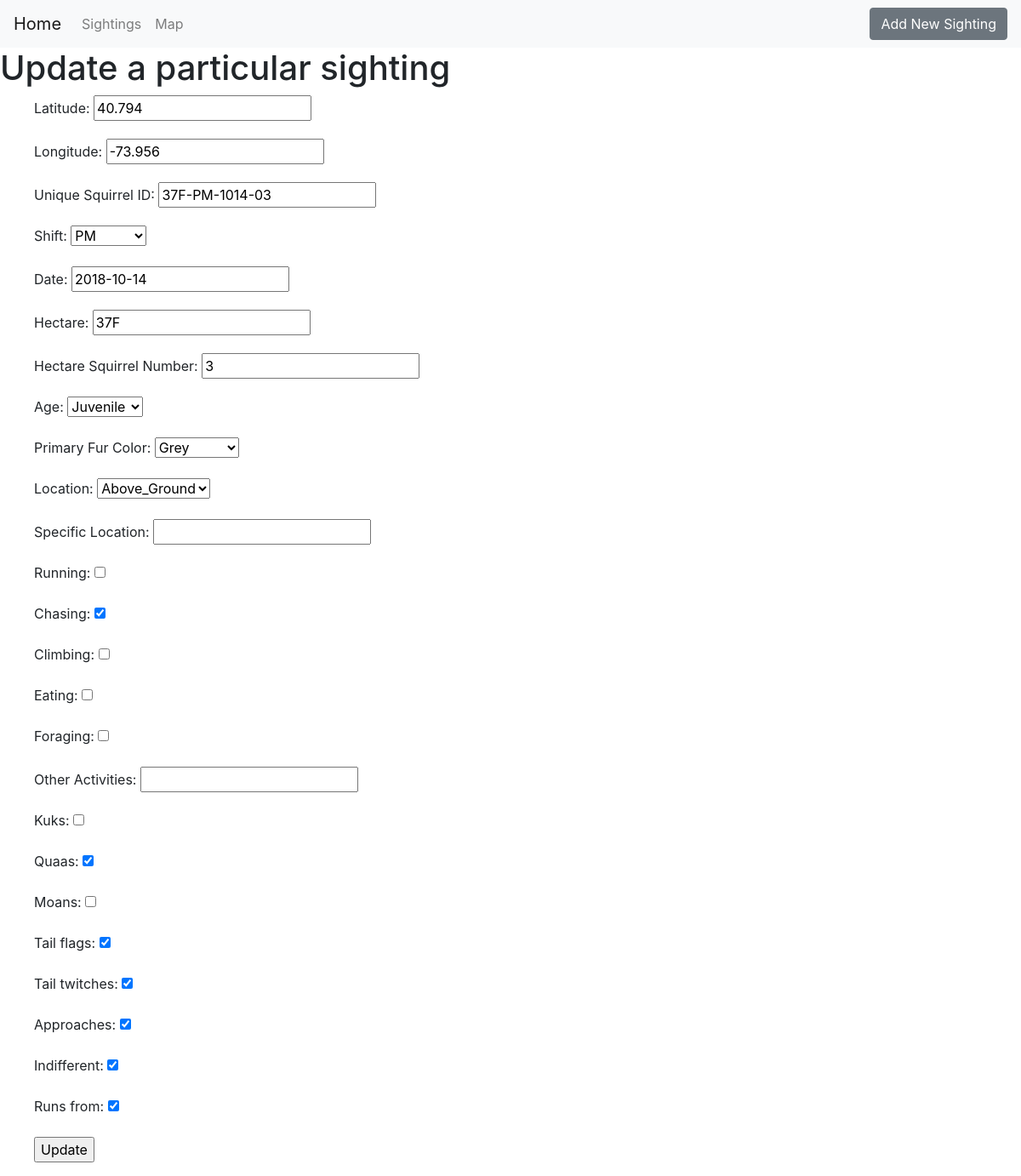
Page /sightings/37F-PM-1014-03/ on the committed database.
### sightings/models.py (models this page shows)
class new_sighting (models.Model):
    Latitude = models.DecimalField(max_digits=5, decimal_places=3)
    Longitude = models.DecimalField(max_digits=5, decimal_places=3)
    Unique_Squirrel_ID = models.CharField(max_length=50,unique=True)
    Hectare=models.CharField(max_length=3,blank=True,null=True)
    PM='PM'
    AM='AM'
    shift_choices=[(PM,'PM'),(AM,'AM')]
    Shift=models.CharField(max_length=2,choices=shift_choices)
    Date= models.DateField()
    Hectare_Squirrel_Number=models.IntegerField(blank=True,null=True)
    adult='Adult'
    juvenile='Juvenile'
    age_choices=[(adult,'Adult'),(juvenile,'Juvenile')]
    Age=models.CharField(max_length=20,choices=age_choices,blank=True,null=True)
    grey='Grey'
    cinnamon='Cinnamon'
    black='Black'
    color_choices=[(grey,'Grey'), (cinnamon,'Cinnamon'), (black,'Black')]
    Primary_Fur_Color=models.CharField(max_length=20,choices=color_choices,blank=True,null=True)
    Ground_Plane='Ground Plane'
    Above_Ground='Above_Ground'
    location_choices=[(Ground_Plane,'Ground Plane'),(Above_Ground,'Above_Ground')]
    Location=models.CharField(max_length=20,choices=location_choices,blank=True,null=True)
    Specific_Location= models.CharField(max_length=50,blank=True,null=True)
    Running = models.BooleanField()
    Chasing=models.BooleanField()
    Climbing=models.BooleanField()
    Eating=models.BooleanField()
    Foraging=models.BooleanField()
    Other_Activities=models.CharField(max_length=50,blank=True,null=True)
    Kuks=models.BooleanField()
    Quaas=models.BooleanField()
    Moans=models.BooleanField()
    Tail_flags=models.BooleanField()
    Tail_twitches=models.BooleanField()
    Approaches=models.BooleanField()
    Indifferent=models.BooleanField()
    Runs_from=models.BooleanField()

### sightings/views.py (the view)
# urls.py: path('sightings/<Unique_Squirrel_ID>/',update_view, name='sightings_update'),
def update_view(request, Unique_Squirrel_ID):
    instance = new_sighting.objects.get(Unique_Squirrel_ID=Unique_Squirrel_ID)
    form = new_sighting_form(request.POST or None, instance=instance)
    if form.is_valid():
          form.save()
          return redirect(f'/sightings/')
    context = {
            "instance" : instance,
            "form" : form,
    }
    return render(request, 'update.html',context)

### sightings/forms.py
class new_sighting_form(forms.ModelForm):
    Date= forms.DateField(widget=forms.DateInput(attrs={"placeholder": datetime.datetime.now().strftime("%x")}))
    class Meta:
        model = new_sighting
        fields =[
            'Latitude',
            'Longitude',
            'Unique_Squirrel_ID',
            'Shift',
            'Date',
            'Hectare',
            'Hectare_Squirrel_Number',
            'Age',
            'Primary_Fur_Color',
            'Location',
            'Specific_Location',
            'Running',
            'Chasing',
            'Climbing',
            'Eating',
            'Foraging',
            'Other_Activities',
            'Kuks',
            'Quaas',
            'Moans',
            'Tail_flags',
            'Tail_twitches',
            'Approaches',
            'Indifferent',
            'Runs_from'
        ]

### templates/update.html
{% extends "base.html" %}
{% block content %}
<h1> Update a particular sighting </h1>
<form method="POST"> {% csrf_token %}
    <ul>
    {{form.as_p}}
    <input type='submit' value='Update'/>
</ul>
</form>
{% endblock content %}

### templates/base.html (shortened to what this page needs)
<!doctype html>
<html lang="en">
  <head>
    <link rel="stylesheet" href="https://stackpath.bootstrapcdn.com/bootstrap/4.4.1/css/bootstrap.min.css">
  </head>
  <body>
    <nav class="navbar navbar-expand-lg navbar-light bg-light">
        <a class="navbar-brand" href="/">Home</a>
        <div class="collapse navbar-collapse" id="navbarSupportedContent">
          <ul class="navbar-nav mr-auto">
            <li class="nav-item">
                  <a class="nav-link" href="/sightings/">Sightings</a>
            </li>
            <li class="nav-item">
              <a class="nav-link" href="/map/">Map</a>
            </li>
          </ul>
          <form class="nav-item">
            <a class="btn btn-secondary" href="/sightings/add" role="button">Add New Sighting</a>
          </form>
        </div>
      </nav>
    {% block content %}{% endblock %}
</body>
</html>

### rows in the picture
new_sighting: Latitude "40.794", Longitude "-73.956", Unique_Squirrel_ID "37F-PM-1014-03", Shift "PM", Date "2018-10-14", Hectare "37F", Hectare_Squirrel_Number "3", Age "Juvenile", Primary_Fur_Color "Grey", Location "Above_Ground", Chasing "☑", Quaas "☑", Tail_flags "☑", Tail_twitches "☑", Approaches "☑", Indifferent "☑", Runs_from "☑"
